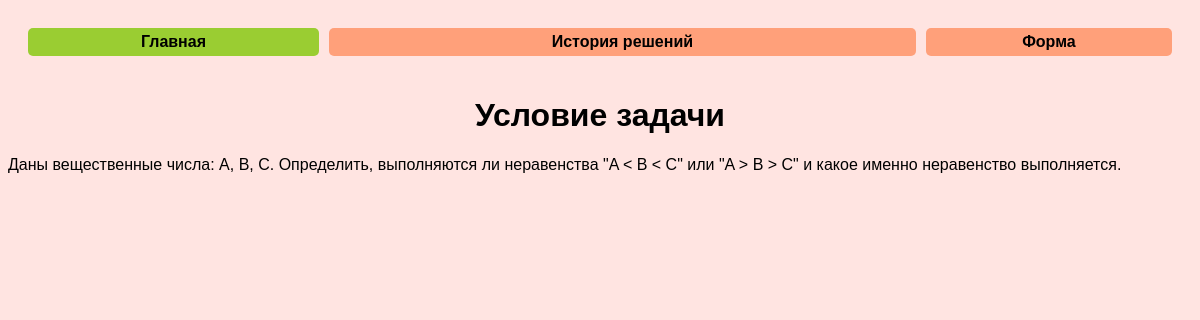
Page /algo_navig/page/2 on the earlier database version.
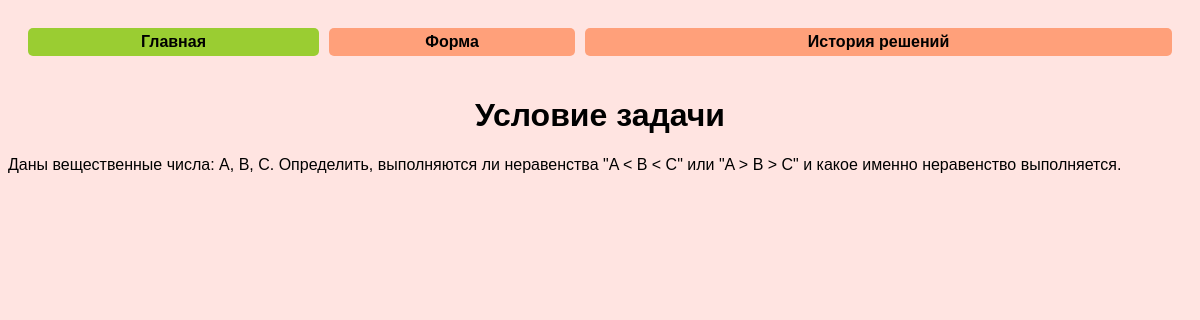
Same page on the later database version.
### algo_navig/models.py (models this page shows)
class Page(models.Model):
    CONTEXT_TYPES = (
        ("IN", "index"),
        ("TS", "task"),
        ("TR", "task result"),
        ("HI", "history"),
        ("EP", "empty history"),
    )
    title = models.CharField(verbose_name="3aroлoвoк", max_length=255, default="3aroлoвoк")
    navig = models.CharField(
        verbose_name="Haзвaниe ccылки",
        max_length=255,
        default="Haзвaниe ccылки",
    )
    navig_position = models.IntegerField(
        verbose_name="Пpиopитeт в нaвиraции (0 - иcключить)",
        default=0,
    )
    context_type = models.CharField(max_length=2, choices=CONTEXT_TYPES, default="IN")
    content = models.TextField(verbose_name="Ocнoвнoe coдepжaниe cтpaницы", default="")
    timestamp = models.DateTimeField(verbose_name="Дaтa 3aпиcи", auto_now=True)
    class Meta:
        verbose_name = "Koнтeнт тeкyщeй cтpaницы"
        verbose_name_plural = "Уникaльный кoнтeнт cтpaниц"  # noqa: RUF001
        ordering = ("-navig_position",)

### algo_navig/views.py (the view)
# urls.py: path("page/<int:pk>", views.page, name="page"),
def page(request: HttpRequest, pk: int):
    menu_items = (
        Page.objects.values("id", "navig", "navig_position")
        .filter(navig_position__gt=0)
        .order_by("-navig_position")
    )
    page = Page.objects.filter(id=pk).values()[0]
    context = {
        "pk": pk,
        "menu_items": menu_items,
        "title": page["title"],
        "content": page["content"],
    }
    view_funcs = {
        "TS": task,
        "TR": task_result,
        "HI": ResultListView.as_view(init_context=context),
    }
    view_func = view_funcs.get(page["context_type"])
    if view_func:
        return view_func(request, context)
    return render(request, "algo_navig/page.html", context)

### algo_navig/templates/algo_navig/page.html (shortened to what this page needs)
{% extends "algo_navig/menu.html" %}  {% block content %} {{ content | safe }} {% endblock %}

### algo_navig/templates/algo_navig/menu.html (shortened to what this page needs)
<html>
{% load static %}
<head>
    <link rel="stylesheet" href="{% static 'algo/css/navigation.css' %}" />
</head>
<body>
    <div>
        <div class="navigation">
            <table width="100%">
                <tr>
                    {% for item in menu_items %}
                    <td class="{% if pk == item.id %}active{% else %}inactive{% endif %}">
                        <a href="{% url 'algo_navig:page' pk=item.id %}"> {{ item.navig }} </a>
                    </td>
                    {% endfor %}
                </tr>
            </table>
        </div>
    </div>
    {% block content %}
    {% endblock %}
</body>
</html>

### algo/static/algo/css/navigation.css (style rules this page uses)
body { background: #FFE4E1; font-family: "Comic Sans MS", cursive, sans-serif; }
table { border-spacing: 10px; }
.navigation { padding: 10px; border-radius: 20px; }
.active { background: #9ACD32; text-align: center; border-radius: 5px; color: black; font-weight: bold; padding: 5px; }
.inactive { font-weight: bold; background: #FFA07A; text-align: center; border-radius: 5px; color: black; padding: 5px; transition: 0.2s linear; }
.active a { text-decoration: none; color: black; transition: all .2s ease-in-out; }
.inactive a { text-decoration: none; color: black; transition: all .2s ease-in-out; }

Differences in the rows shown:
changed Page "Форма": moves up the list
